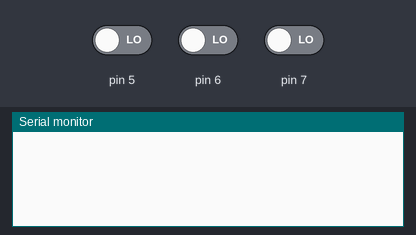
Bench run of a sketch on a simulated Arduino Uno, built with avr-gcc and run on an emulated ATmega328P. Parts: the last lines printed to the serial monitor. The test bench sets the inputs (shaded band); at power-on: pin 5 LOW, pin 6 LOW, pin 7 LOW. USB keyboard and mouse output is not drawn.

Above: at 1.2 s.
1.3 s: pin 5 driven HIGH
At 1.9 s:
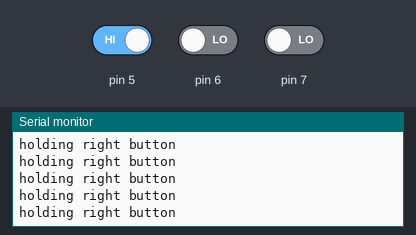
2.8 s: pin 6 driven HIGH
At 3.5 s:
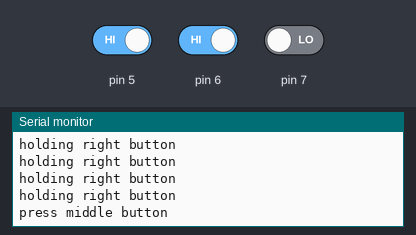
5.1 s: pin 7 driven HIGH
6.8 s: pin 5 driven LOW
9.8 s: pin 6 driven LOW
12.8 s: pin 5 driven HIGH and pin 6 driven HIGH
At 13.6 s:
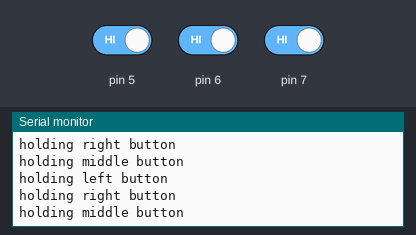

Measured:
- after the input at 1.3 s, the serial monitor: prints a new line at once (image 1)
- after the input at 2.8 s, the serial monitor: prints a new line after 0.08 s (image 2)
- after the input at 12.8 s, the serial monitor: prints a new line after 0.07 s (image 3)

The sketch:

bradpad-test.ino
```cpp
#include <Keyboard24.h>
#include <HID.h>

int prevState5 = 0;
int prevState6 = 0;
int prevState7 = 0;

void setup() {
  Serial.begin(9600);
  Keyboard.begin();
  pinMode(5, INPUT);
  pinMode(6, INPUT);
  pinMode(7, INPUT);
}

void loop() {
  if(digitalRead(5) == HIGH){
    if(prevState5 == LOW){
//      Serial.println("press right button");
//      Keyboard.print("Hello World!");
//      delay(100);
//      Keyboard.releaseAll();
      Serial.println("press right button");
      Keyboard.press(KEY_F23);
      delay(10);
//      Keyboard.releaseAll();
    }

    else{
      Serial.println("holding right button");
      Keyboard.press(KEY_F23);
      delay(10);
    }

  }
  else{
    Keyboard.release(KEY_F23);
  }

  if(digitalRead(6) == HIGH){
    if(prevState6 == LOW){
      Serial.println("press middle button");
      Keyboard.press(KEY_LEFT_GUI);
      Keyboard.press('a');
      delay(100);
      Keyboard.releaseAll();

      Keyboard.press(KEY_LEFT_GUI);
      Keyboard.press('c');
      delay(100);
      Keyboard.releaseAll();

      Keyboard.press(KEY_RIGHT_ARROW);
      delay(100);
      Keyboard.releaseAll();

      Keyboard.press(KEY_RETURN);
      delay(100);
      Keyboard.releaseAll();

      Keyboard.press(KEY_LEFT_GUI);
      Keyboard.press('v');
      delay(100);
      Keyboard.releaseAll();
      delay(100);

      Keyboard.press(KEY_BACKSPACE);
      delay(100);
      Keyboard.releaseAll();
      delay(100);
    }

    else{
      Serial.println("holding middle button");
    }
  }

  if(digitalRead(7) == HIGH){
    if(prevState7 == LOW){
      Serial.println("press left button");
      Keyboard.press(KEY_LEFT_GUI);
      Keyboard.press('a');
      delay(100);
      Keyboard.releaseAll();

      Keyboard.press(KEY_LEFT_GUI);
      Keyboard.press(KEY_LEFT_SHIFT);
      Keyboard.press('l');
      delay(100);
      Keyboard.releaseAll();

    }
    else{
      Serial.println("holding left button");
    }
  }

  else{
  }

  prevState5 = digitalRead(5);
  prevState6 = digitalRead(6);
  prevState7 = digitalRead(7);

  delay(10);

}
```
